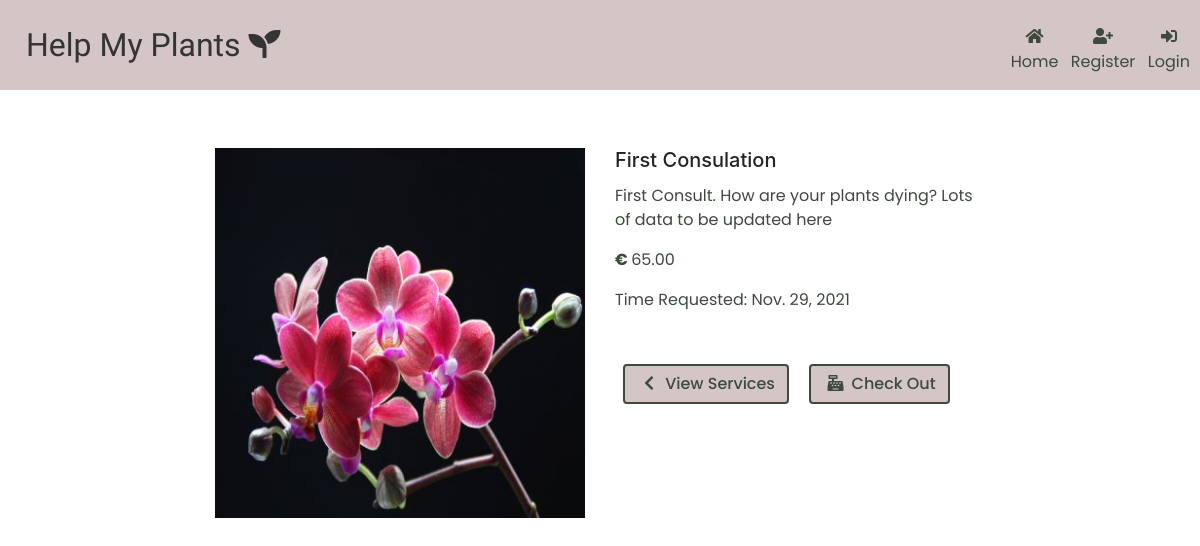
The app's page /services/1/ with its own data.
### services/models.py (models this page shows, shortened)
class Service(models.Model):
    name = models.CharField(max_length=254)
    description = models.TextField()
    time_slot = models.DateField(null=True, blank=True)
    price = models.DecimalField(max_digits=6, decimal_places=2)
    image = models.ImageField(null=True, blank=True)

### services/views.py (the view)
# urls.py: path('<int:service_id>/', views.service_detail, name='service_detail'),
def service_detail(request, service_id):
    service = get_object_or_404(Service, pk=service_id)
    context = {
        'service': service,
    }
    return render(request, 'services/service_detail.html', context)

### services/templates/services/service_detail.html (shortened to what this page needs)
{% extends "base.html" %}
{% load static %}
{% block page_header %}
<div class="container-fluid header-container">
</div>
{% endblock %}
{% block content %}
<div class="container-fluid content-container">
  <div class="row">
    <div class="col-12 col-md-6 col-lg-4 offset-lg-2">
      <div class="image-container my-5">
        {% if service.image %}
        <a href="{{ service.image.url }}" target="_blank">
          <img src="{{ service.image.url }}" class="img-fluid" alt="{{ service.name }}">
        </a>
        {% else %}
        <a href="">
          <img src="{{ MEDIA_URL }}no-image.png" class="img-fluid" alt="{{ service.name }}">
        </a>
        {% endif %}
      </div>
    </div>
    <div class="col-12 col-md-6 col-lg-4">
      <div class="product-details-container mb-5 mt-md-5">
        <h5 class="card-title">{{ service.name}}</h5>
        <p class="text-content">{{ service.description }}</p>
        <p class="text-content"><strong>€ </strong>{{ service.price }}</p>
        <p class="text-content">Time Requested: {{ service.time_slot }}</p>
      </div>
      <a href="{% url 'services' %}" class="btn my-1 mx-2">
        <span class="icon">
            <i class="fas fa-chevron-left"></i>
        </span>
        <span class="text-content">View Services</span>
    </a>
    <a href="#" class="btn my-1 mx-2">
      <span class="icon">
        <i class="fas fa-cash-register"></i>
      </span>
      <span class="text-content">Check Out</span>
  </a>
    </div>
  </div>
</div>
{% endblock %}

### static/css/base.css (style rules this page uses)
:root { --main-text-color: #3D4A3D; --headers: #343434; --color1:#138A36; --color2:#D4C5C7; }
html { height: 100%; }
body { height: calc(100vh - 164px); }
.header-container { padding: 10px; background-color: var(--color2); position: fixed; top: 0; right: 0; left: 0; z-index: 1000; color: var(--headers); }
.content-container { padding-top: 100px; }
.text-content { color: var(--main-text-color); font-family: 'Poppins', sans-serif; font-size:1rem; }
.icon { align-items: center; display: inline-flex; justify-content: center; height: 1rem; width: 1.5rem; }
.btn { border: 2px solid var(--main-text-color); color: var(--main-text-color); background-color: var(--color2); font-family: 'Poppins', sans-serif; font-weight: 500; }

### records on screen
Service: image (picture), name "First Consulation", description "First Consult. How are your plants dying? Lots of data to be updated here", price "65.00", time_slot "Nov. 29, 2021"
